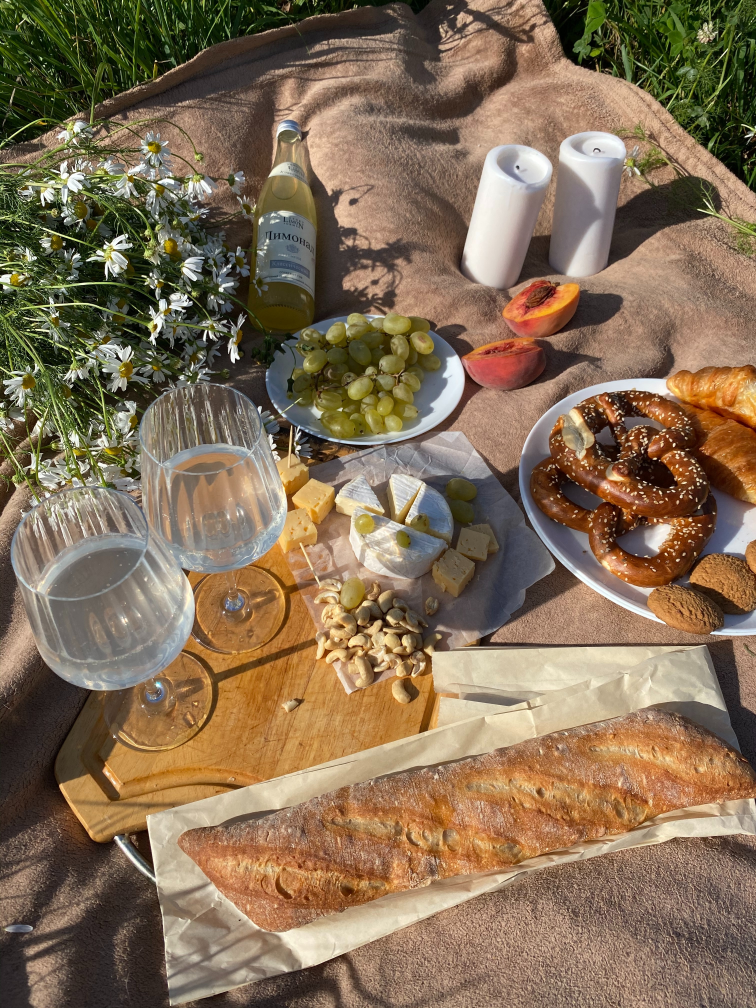
#> input picture Images/stock_picnic.jpg, 3024 x 4032 px, found by its file name (shown at 1/4 size)
$ jupyter execute Lab_03_21_27_19_DS.ipynb   (shell and % lines are left out)
#> lines starting #> are read from the running program, lines starting #| are printed output that depends on the picture
Name: Saurabh S. Ramteke
Roll No: 21-27-19
M.Tech: Data Science

##### Objective: To study and apply image transformation using openCV package.

[cell 1]
import cv2
import numpy as np
import matplotlib.pyplot as plt
import math

[cell 2]
image = cv2.imread(\
r"C:\Users\saura\Desktop\Ongoing\Notes\01.LAB_ass\Computer_vision_basics\Images\stock_picnic.jpg")
#> image is the input picture: shape (4032, 3024, 3); mean B, G, R 85.2, 110.3, 131.9

[cell 3]
print(f'Dimensions: {image.shape}')
#| Dimensions: (4032, 3024, 3)

image = cv2.cvtColor(image, cv2.COLOR_BGR2RGB)
plt.figure(figsize = (5,10))
plt.imshow(image)
# cv2.imshow('', image_2)
# cv2.waitKey(0)

##### Transformation

There are two types of transformations: Affine & Non-Affine.
Translation, resizing, and rotation are categorized as affine transformations of an image, and the warpAffine() function is used.
<div>

</div>
The nonaffine transformations are also called projective transformations. This type of
transformation does not preserve parallelism or length or angle of an image.
<div>

</div>

##### Translation

[cell 4]
tx = int(input('Transalation in x-Direction: '))
#> the answer given: 3
ty = int(input('Transalation in y-Direction: '))
#> the answer given: 3

T = np.float32([[1,0,tx],[0, 1, ty]]) # transformation matrix

image2 = np.copy(image)
rows, cols = image2.shape[ : -1] # (all tuples excluding last one - channel color)
#> rows = 4032; cols = 3024

image_translated = cv2.warpAffine(image2, T, (cols, rows))
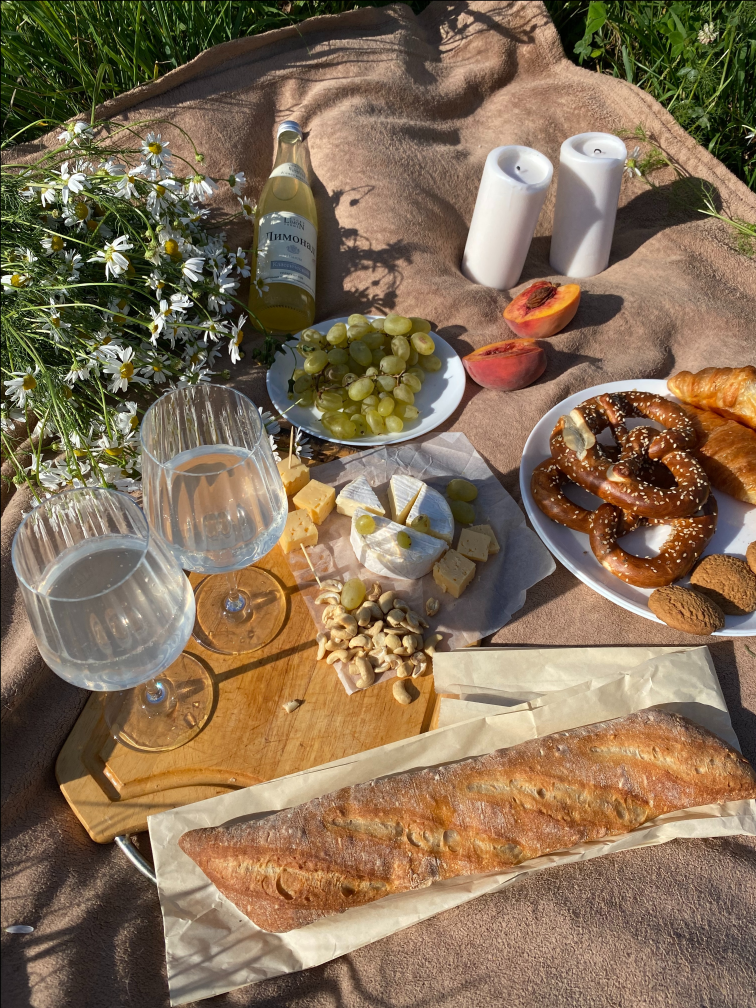
#> image_translated: shape (4032, 3024, 3) (shown at 1/4 size); mean R, G, B 131.7, 110.2, 85.1

plt.figure(figsize = (5,10))
plt.imshow(image_translated)
# cv2.imshow('', image_translated)
# cv2.waitKey(0)

##### Rotation

[cell 5]
theta = 30

# Rotation matrix
# alpha = math.cos(theta)
# beta  = math.sin(theta)
# R = np.float32([[alpha, -beta, 0 ],[beta, alpha, 0]])

image3 = np.copy(image)
rows, cols = image3.shape[ : -1]

translation_matrix = np.float32([[1, 0, int(0.5 * cols)], [0 ,1, int(0.5* rows)]])
#> translation_matrix = [[1, 0, 1512], [0, 1, 2016]]
# Rotation_matrix    = cv2.getRotationMatrix2D((cols,rows), theta, 1)
Rotation_matrix    = cv2.getRotationMatrix2D((((cols-1)/2.0,(rows-1)/2.0)),theta,0.7)
img_translated     = cv2.warpAffine(image3, translation_matrix, (cols,rows))
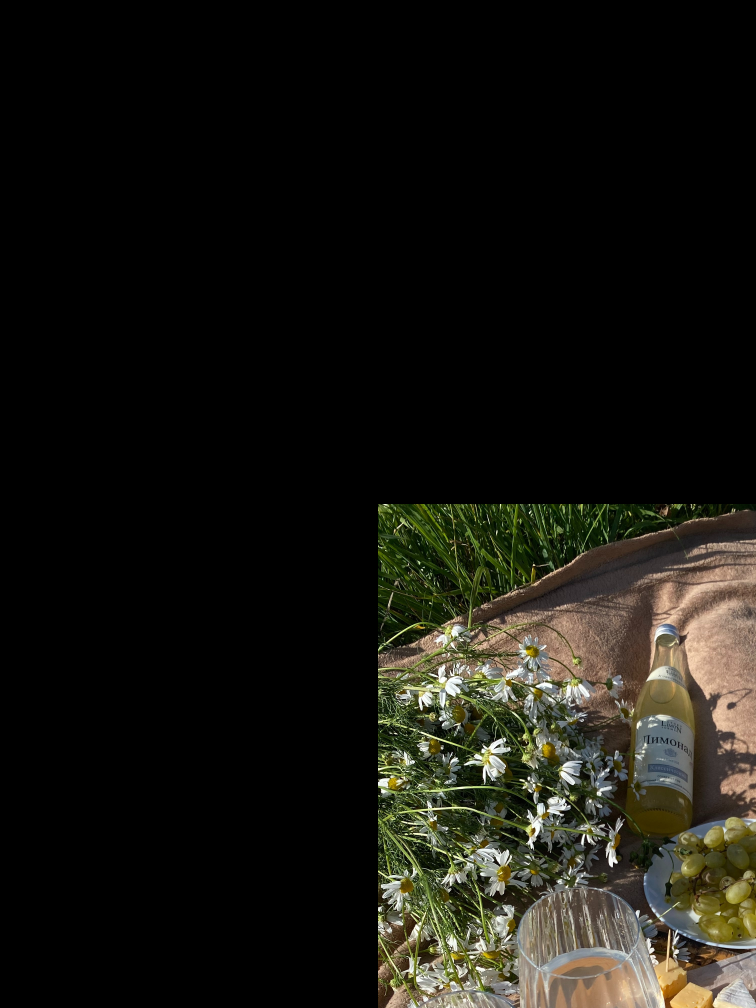
#> img_translated: shape (4032, 3024, 3) (shown at 1/4 size); mean R, G, B 24.3, 23.2, 17.2
img_rotated        = cv2.warpAffine(image3, Rotation_matrix, (cols,rows))
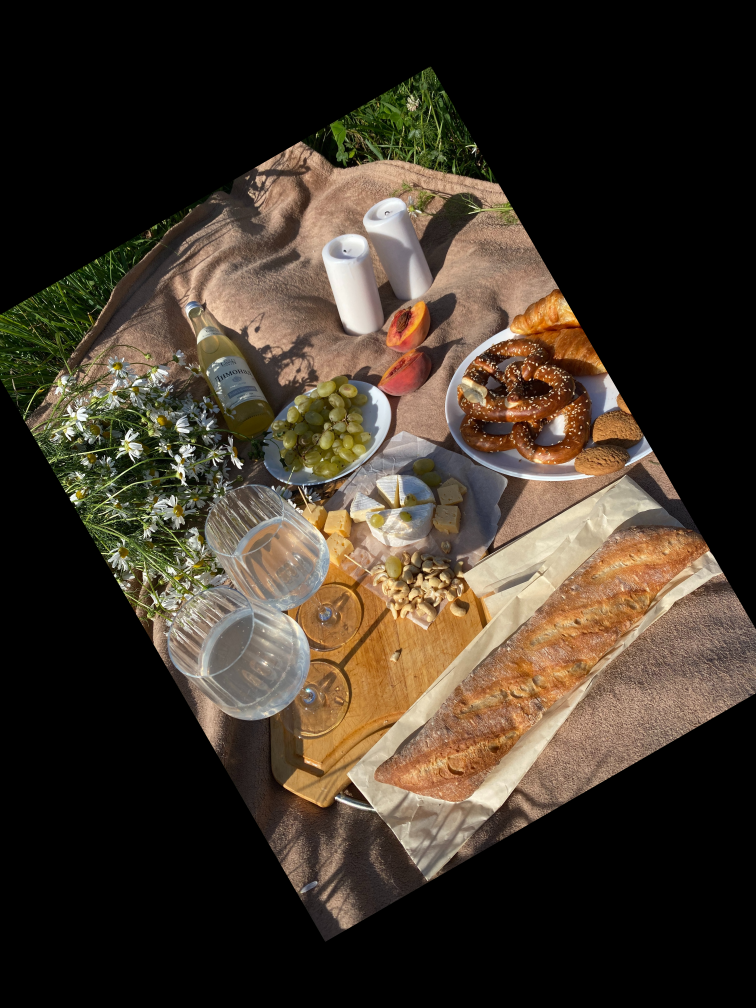
#> img_rotated: shape (4032, 3024, 3) (shown at 1/4 size); mean R, G, B 64.4, 53.9, 41.6

plt.figure(figsize=(5,10))
plt.imshow(img_rotated)

##### Image Scaling

If we are enlarging the image, we should prefer to use INTER_LINEAR or INTER_CUBIC interpolation.
If we are shrinking the image, we should prefer to use INTER_AREA interpolation.

Cubic interpolation is computationally more complex, and hence slower than linear interpolation. However, the quality of the resulting image will be higher

[cell 6]
image4 = np.copy(image)
img_scaled_Linear = cv2.resize(image4,None,fx=1.2, fy=1.2, interpolation = cv2.INTER_LINEAR)
img_scaled_cubic  = cv2.resize(image4,None,fx=1.2, fy=1.2, interpolation = cv2.INTER_CUBIC)
img_scaled_Area   = cv2.resize(image4,(450, 400), interpolation = cv2.INTER_AREA)
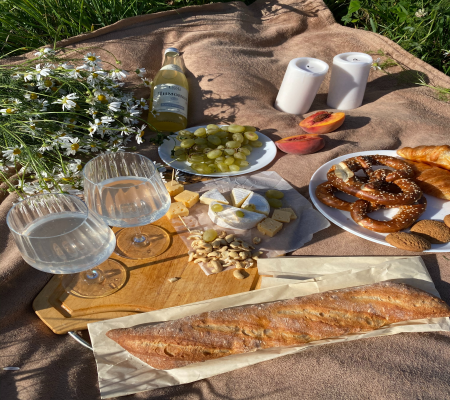
#> img_scaled_Area: shape (400, 450, 3); mean R, G, B 131.9, 110.3, 85.2
black = np.zeros([450,400,3])

figure, ax = plt.subplots(2,2, figsize = (20, 20))
ax[0,0].set_title('Linear Interpolation')
ax[0,1].set_title('Cubic Interpolation')
ax[1,0].set_title('Area Interpolation')
ax[1,1].set_title('Black screen')

ax[0,0].imshow(img_scaled_Linear)
ax[0,1].imshow(img_scaled_cubic)
ax[1,0].imshow(img_scaled_Area)
ax[1,1].imshow(black)
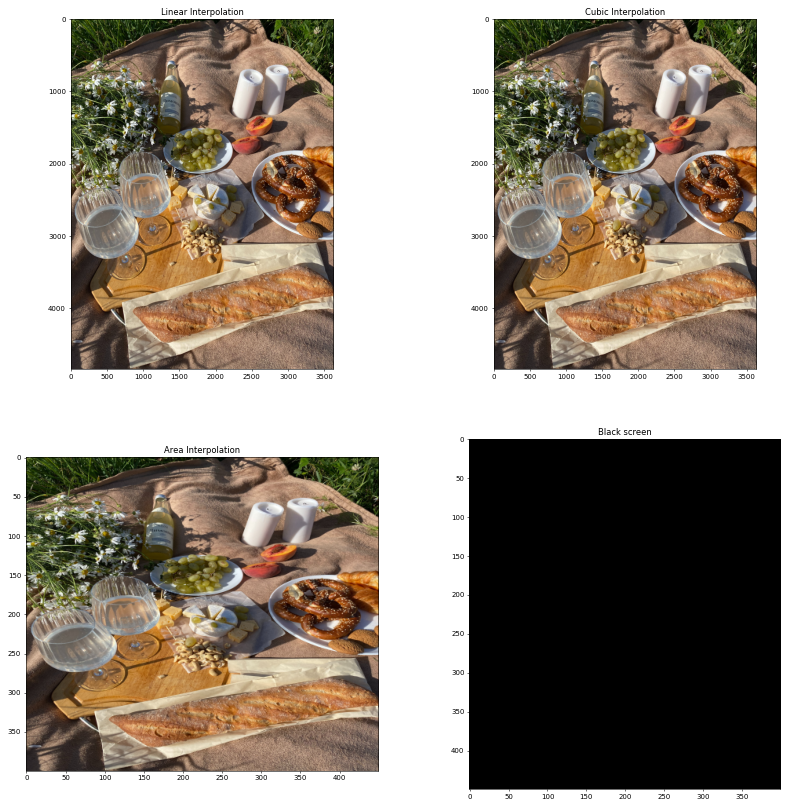
#> figure drawn by matplotlib, 4 panels

$ run again, with Images/bullet.jpg copied over Images/stock_picnic.jpg
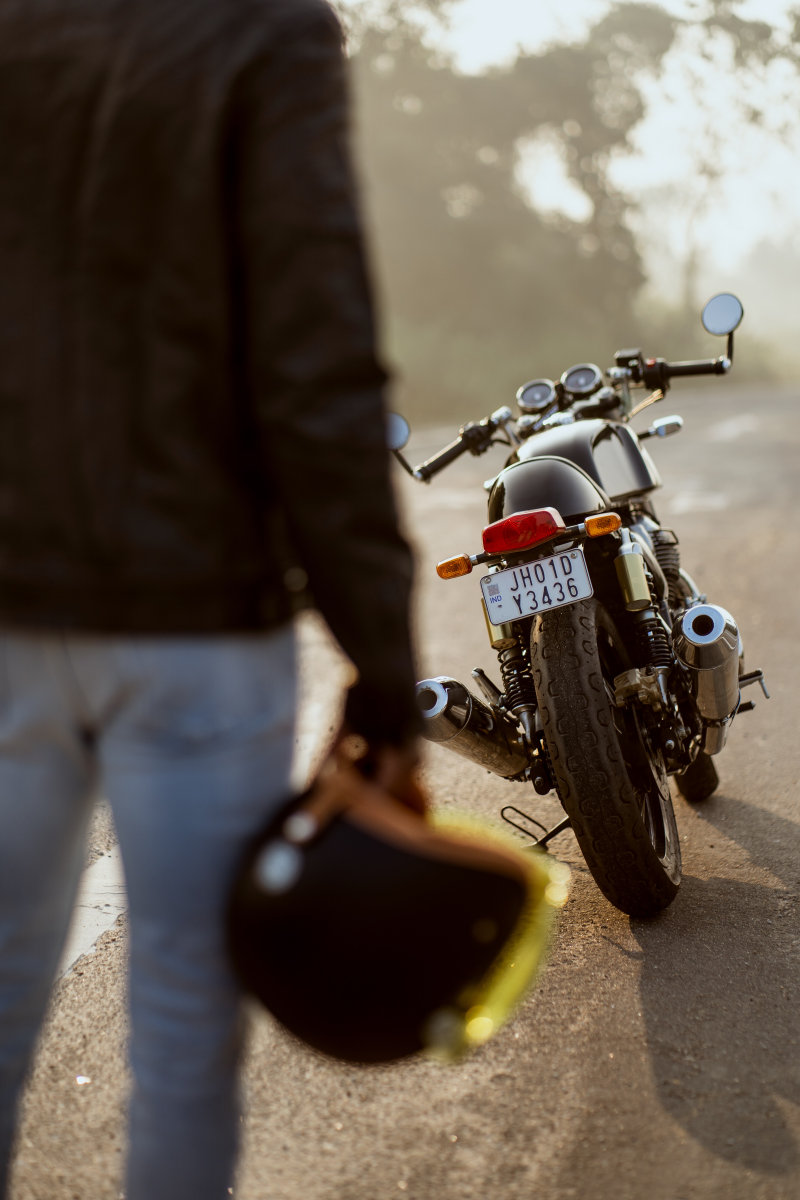
#> input picture Images/bullet.jpg, 4000 x 6000 px, found by its file name (shown at 1/5 size)
#> image is the input picture: shape (6000, 4000, 3); mean B, G, R 76.6, 87.8, 98.9
#| Dimensions: (6000, 4000, 3)
#> `img_scaled_Area   = cv2.resize(image4,(450, 400), interpolation = cv2...`:
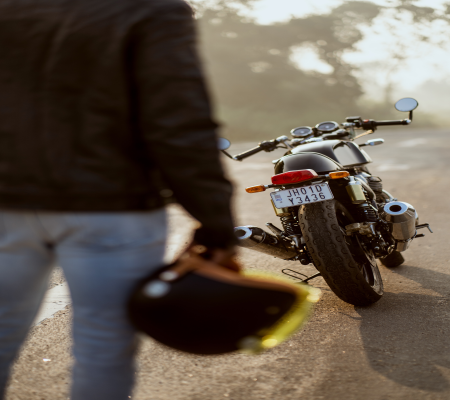
#> img_scaled_Area: shape (400, 450, 3); mean R, G, B 98.9, 87.8, 76.6
#> `[cell 6] image4 = np.copy(image) img_scaled_Linear = cv2.resize(image4..`:
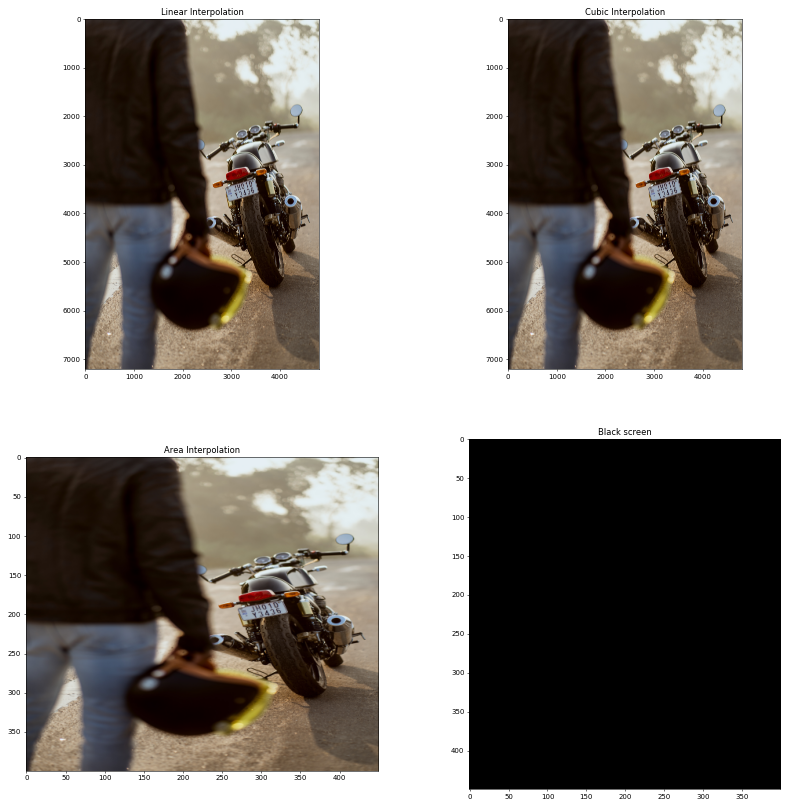
#> figure drawn by matplotlib, 4 panels

$ run again, with Images/cat.jpg copied over Images/stock_picnic.jpg
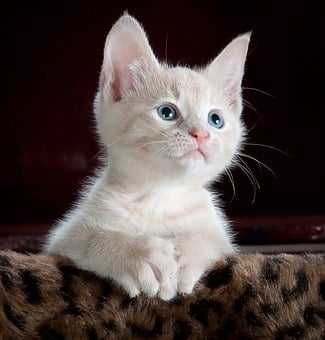
#> input picture Images/cat.jpg, 325 x 340 px, found by its file name
#> image is the input picture: shape (340, 325, 3); mean B, G, R 64.4, 66.9, 78.5
#| Dimensions: (340, 325, 3)
#> `img_scaled_Area   = cv2.resize(image4,(450, 400), interpolation = cv2...`:
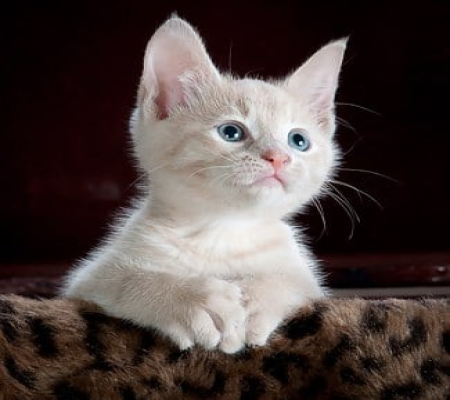
#> img_scaled_Area: shape (400, 450, 3); mean R, G, B 78.4, 66.9, 64.3
#> `[cell 6] image4 = np.copy(image) img_scaled_Linear = cv2.resize(image4..`:
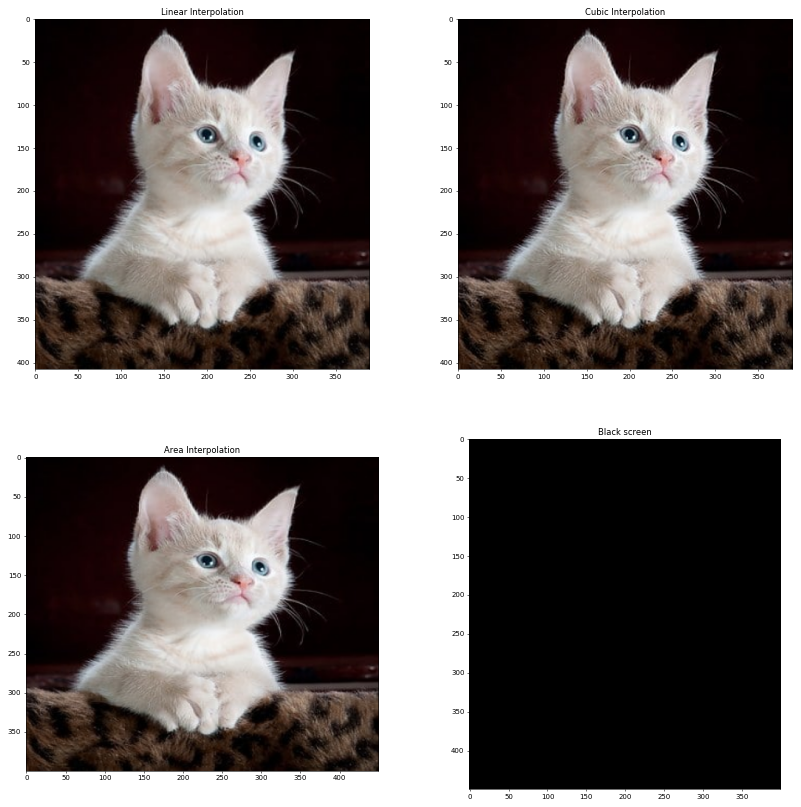
#> figure drawn by matplotlib, 4 panels
